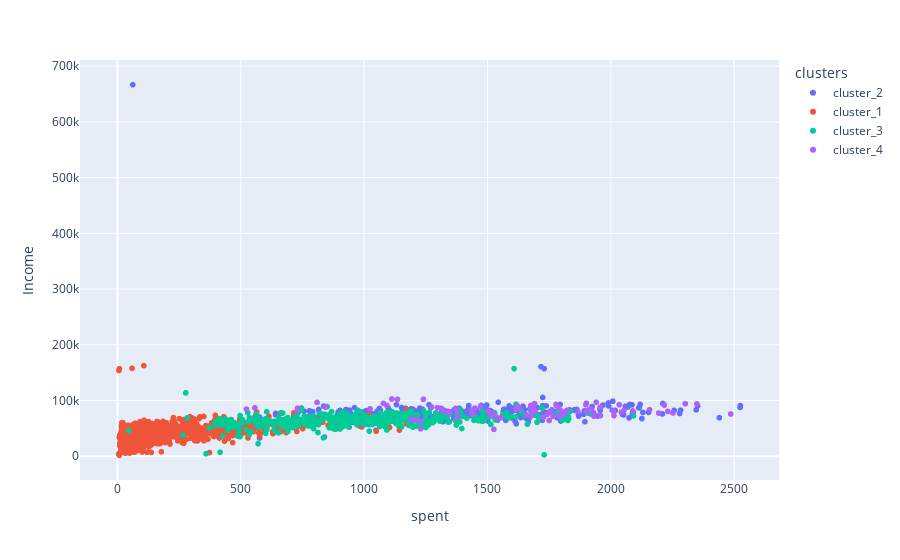

Notebook code for this chart:
### Code cell
px.scatter(data_frame=data, y = 'Income', x = 'spent', color= 'clusters')

### Figure 1 — Plotly figure (JSON) as saved in the notebook; plotly's stock layout.template omitted (floating-point values rounded to 4 significant figures; data arrays with more than 128 entries replaced by an {"elided": "..."} marker saying what was removed)
{"data": [{"hovertemplate": "clusters=cluster_2<br>spent=%{x}<br>Income=%{y}<extra></extra>", "legendgroup": "cluster_2", "marker": {"color": "#636efa", "symbol": "circle"}, "mode": "markers", "name": "cluster_2", "showlegend": true, "type": "scattergl", "x": {"elided": "378 int values"}, "xaxis": "x", "y": {"elided": "378 int values"}, "yaxis": "y"}, {"hovertemplate": "clusters=cluster_1<br>spent=%{x}<br>Income=%{y}<extra></extra>", "legendgroup": "cluster_1", "marker": {"color": "#EF553B", "symbol": "circle"}, "mode": "markers", "name": "cluster_1", "showlegend": true, "type": "scattergl", "x": {"elided": "1292 int values"}, "xaxis": "x", "y": {"elided": "1292 int values"}, "yaxis": "y"}, {"hovertemplate": "clusters=cluster_3<br>spent=%{x}<br>Income=%{y}<extra></extra>", "legendgroup": "cluster_3", "marker": {"color": "#00cc96", "symbol": "circle"}, "mode": "markers", "name": "cluster_3", "showlegend": true, "type": "scattergl", "x": {"elided": "453 int values"}, "xaxis": "x", "y": {"elided": "453 int values"}, "yaxis": "y"}, {"hovertemplate": "clusters=cluster_4<br>spent=%{x}<br>Income=%{y}<extra></extra>", "legendgroup": "cluster_4", "marker": {"color": "#ab63fa", "symbol": "circle"}, "mode": "markers", "name": "cluster_4", "showlegend": true, "type": "scattergl", "x": [1315, 1438, 1274, 730, 1135, 1381, 1318, 1240, 1615, 1690, 1112, 1442, 1674, 1378, 1435, 1688, 1743, 1902, 1919, 1957, 1230, 1867, 2252, 1346, 1621, 1472, 1677, 1757, 729, 1526, 1808, 1957, 2009, 1727, 1449, 1919, 2302, 1778, 2486, 1789, 1901, 2194, 1298, 523, 2013, 1631, 1536, 1779, 1804, 1229, 2302, 1501, 1189, 844, 1555, 1899, 1690, 1930, 2349, 1078, 1658, 1315, 1798, 1750, 1792, 2091, 2157, 1526, 2034, 2231, 1024, 557, 1555, 1815, 1676, 1512, 1766, 1371, 1958, 2217, 1691, 809, 1941, 1211, 2053, 1631, 1822, 1931, 1334, 1092, 1199, 2043, 1438], "xaxis": "x", "y": [82800, 75777, 88194, 86037, 101970, 69372, 83837, 102160, 83790, 80134, 102692, 75693, 83003, 80134, 82584, 84865, 75261, 80184, 84169, 87771, 61996, 79800, 77632, 77845, 90247, 89694, 72025, 80952, 82017, 48192, 76412, 87771, 81205, 70123, 86429, 84169, 94384, 92955, 75759, 85683, 95169, 77568, 87171, 84460, 72903, 84906, 69969, 90687, 73450, 49118, 94384, 81051, 65169, 88097, 69109, 92344, 80134, 78427, 93790, 94871, 74004, 82800, 81574, 64140, 72066, 80141, 83512, 77520, 92491, 80360, 84953, 86836, 69109, 77870, 91249, 73356, 71670, 85738, 72968, 91712, 94472, 96547, 96876, 65308, 81929, 84906, 82333, 72309, 78499, 91172, 65706, 79174, 75777], "yaxis": "y"}], "layout": {"legend": {"title": {"text": "clusters"}, "tracegroupgap": 0}, "margin": {"t": 60}, "xaxis": {"anchor": "y", "domain": [0, 1], "title": {"text": "spent"}}, "yaxis": {"anchor": "x", "domain": [0, 1], "title": {"text": "Income"}}}}
